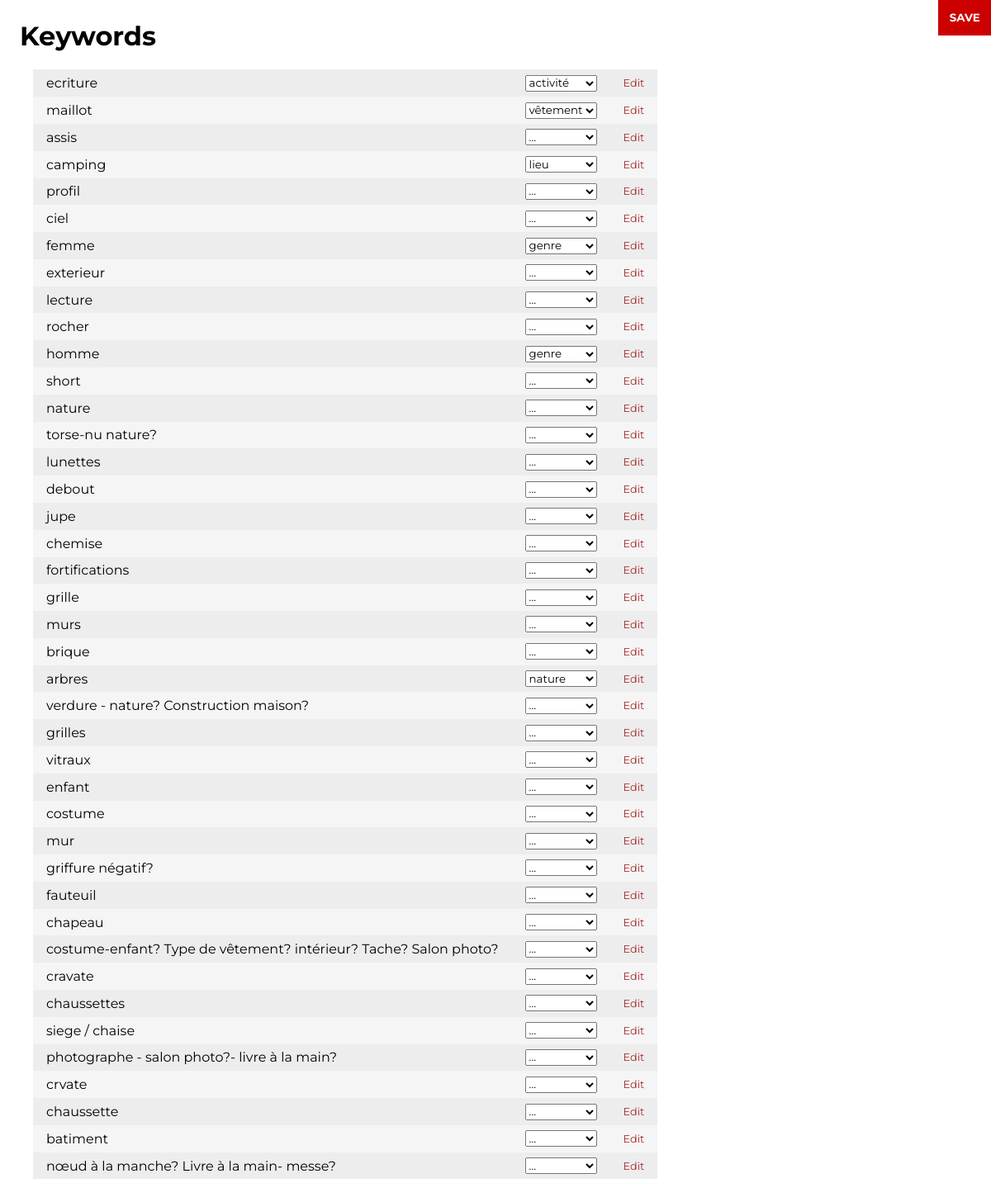
The app's page /admin/index.php with its own data.
### tables this page shows
CREATE TABLE `keywords` (
  `id` smallint(5) UNSIGNED NOT NULL,
  `name` varchar(255) NOT NULL,
  `category` varchar(255) DEFAULT NULL,
  `created_at` timestamp NOT NULL DEFAULT CURRENT_TIMESTAMP
);

### admin/index.php (the view, shortened to what this page needs)
<?php
	$dpo = new PDO('mysql:host=localhost;dbname=' . DATABASE, USER, PASSWD);
	$statement = $dpo->query("SELECT id, name, category FROM keywords");
	$keywords = $statement->fetchAll();
	$statement = $dpo->query("
		SELECT DISTINCT category
		FROM keywords
		WHERE category IS NOT NULL
		ORDER BY category
	");
	$category = $statement->fetchAll(PDO::FETCH_ASSOC);
?>
<!DOCTYPE>
<html>
	<head>
		<link rel="stylesheet" href="css/main.css" />
	</head>
	<body>
		<h1>Keywords</h1>
		<form class="listing" method="post" action="" >
			<button class="fixed" >SAVE</button>
			<table>
			<?php foreach($keywords as $keyword): ?>
				<tr>
					<td><?php echo $keyword['name'] ?></td>
					<td>
						<select name="category[]" >
						<option value="" >...</option>
						<?php foreach($category as $item): ?>
						<?php
							$selected = false;
							if( $item['category'] == $keyword['category'] ) {
								$selected = true;
							}
						?>
						<option value="<?php echo $item['category'] ?>" <?php if($selected) print 'selected="selected"' ?> ><?php echo $item['category'] ?></option>
						<?php endforeach; ?>
						</select>
					</td>
					<td><a href="/admin/edit.php?id=<?= $keyword['id'] ?>" >Edit</a></td>
				</tr>
			<?php endforeach; ?>
			</table>
		</form>
	</body>
</html>

### admin/css/main.css (style rules this page uses)
*,*:before,*:after { font-family:'Montserrat', sans-serif;box-sizing:content-box }
html,body { font-size:16px;min-height:100% }
body { padding:1em }
a { color:tomato;font-size:0.8rem;text-decoration:none }
form.listing button { border:none;background:#CC0000;color:white;padding:1em;font-weight:bold;cursor:pointer }
form .fixed { position:fixed;top:0;right:0 }
table { border-collapse:collapse;margin:1rem;width:auto;display:flex }
table tr { background-color:#EDEDED;transition:.4s }
table tr:nth-child(even) { background-color:#F5F5F5 }
table tr td { padding:0.4em 1em }
table tr td a { color:brown;text-decoration:none }

### records on screen
keywords: name "ecriture", category "activité"
keywords: name "maillot", category "vêtement"
keywords: name "assis"
keywords: name "camping", category "lieu"
keywords: name "profil"
keywords: name "ciel"
keywords: name "femme", category "genre"
keywords: name "exterieur"
keywords: name "lecture"
keywords: name "rocher"
keywords: name "homme", category "genre"
keywords: name "short"
keywords: name "nature"
keywords: name "torse-nu nature?"
keywords: name "lunettes"
keywords: name "debout"
keywords: name "jupe"
keywords: name "chemise"
keywords: name "fortifications"
keywords: name "grille"
keywords: name "murs"
keywords: name "brique"
keywords: name "arbres", category "nature"
keywords: name "verdure - nature? Construction maison?"
keywords: name "grilles"
keywords: name "vitraux"
keywords: name "enfant"
keywords: name "costume"
keywords: name "mur"
keywords: name "griffure négatif?"
keywords: name "fauteuil"
keywords: name "chapeau"
keywords: name "costume-enfant? Type de vêtement? intérieur? Tache? Salon photo?"
keywords: name "cravate"
keywords: name "chaussettes"
keywords: name "siege / chaise"
keywords: name "photographe - salon photo?- livre à la main?"
keywords: name "crvate"
keywords: name "chaussette"
keywords: name "batiment"
keywords: name "nœud à la manche? Livre à la main- messe?"
